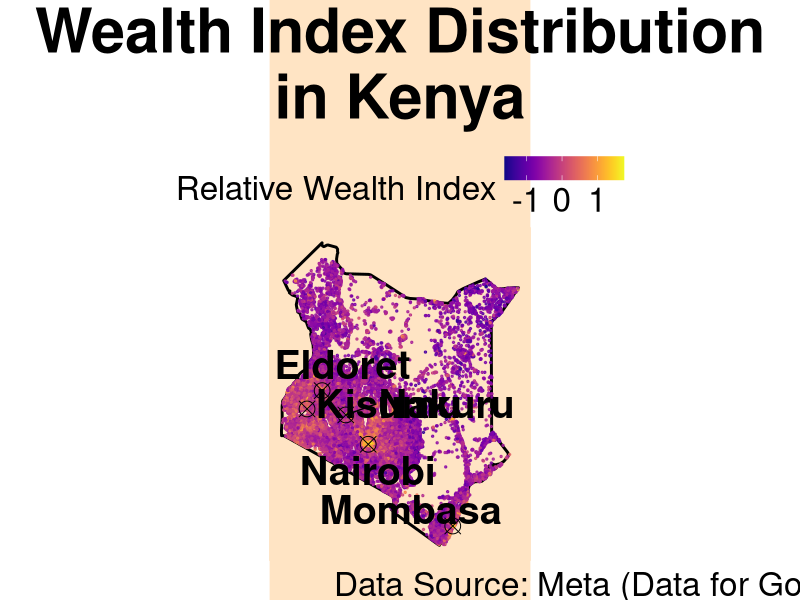
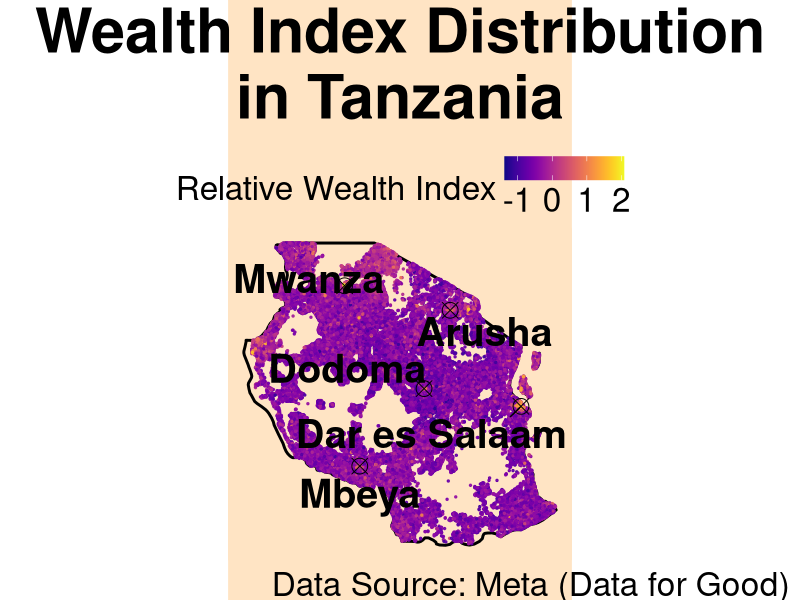
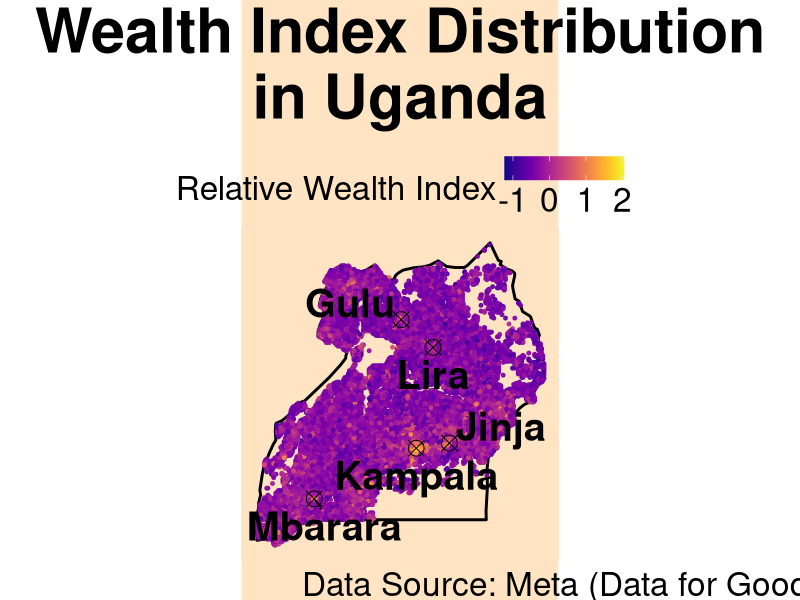
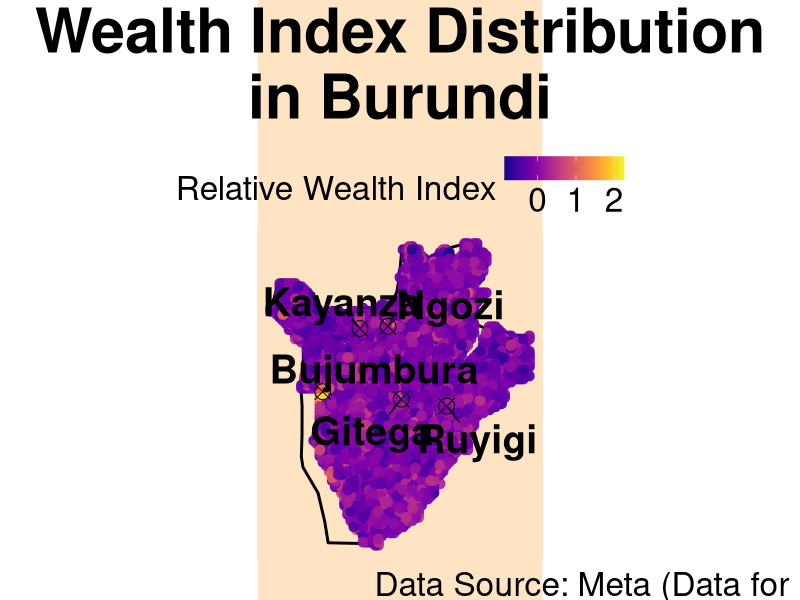
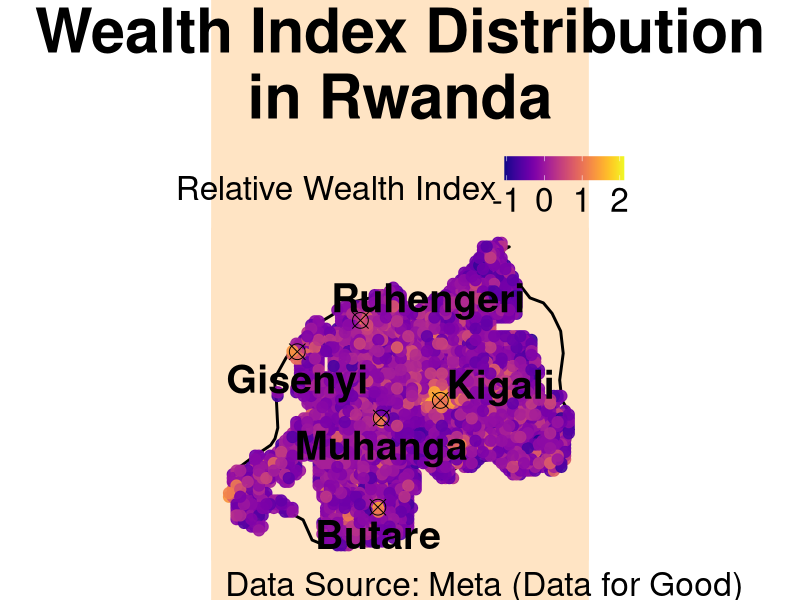
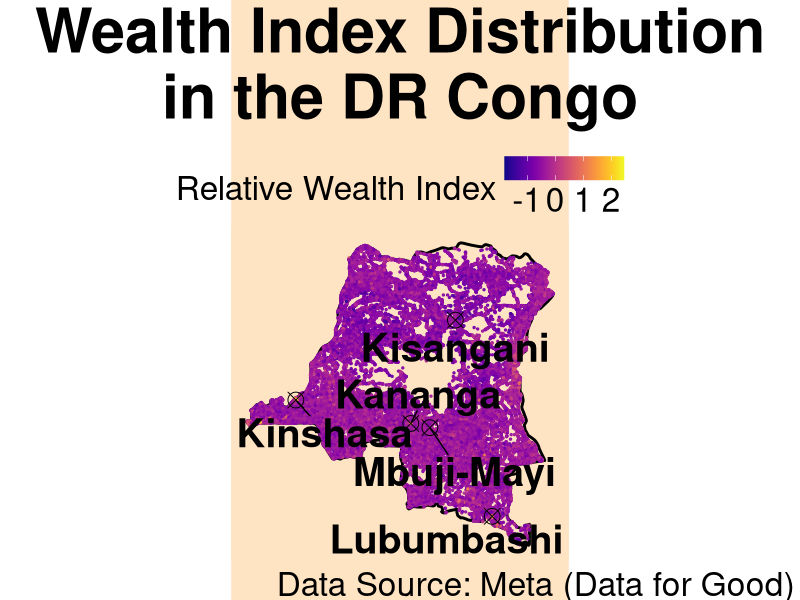
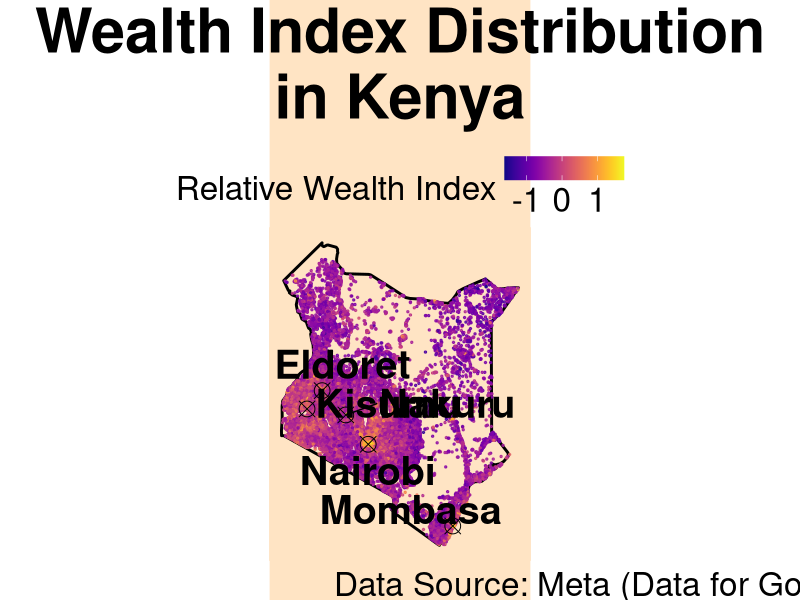
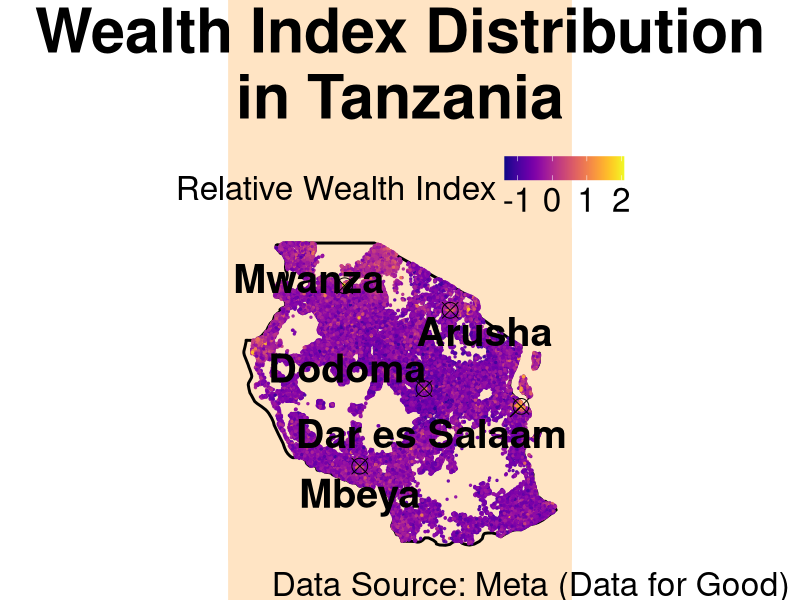

Reproduce these figures in R, in order.
# Relative Wealth Index - East Africa
# using the Meta DataforGood dataset

# Install necessary packages
# install.packages(c("ggplot2", "sf", "viridis", "rnaturalearth", "rnaturalearthdata"))

# Load the libraries
library(ggplot2)
library(sf)
library(ggrepel)
library(viridis)
library(rnaturalearth)
library(rnaturalearthdata)

# Kenya

# Read the CSV file
ken_data <- read.csv("sub_pro_20_relative_wealth_index/data/ken_relative_wealth_index.csv")

# Convert the data to an sf object
ken_data_sf <- st_as_sf(ken_data, coords = c("longitude", "latitude"), crs = 4326)

# Kenya country borders
kenya <- ne_countries(scale = "medium", country = "Kenya", returnclass = "sf")

# Create a data frame with major Kenyan towns
major_towns_kenya <- data.frame(
  name = c("Nairobi", "Mombasa", "Kisumu", "Nakuru", "Eldoret"),
  longitude = c(36.8219, 39.6682, 34.7617, 36.0667, 35.2699),
  latitude = c(-1.2921, -4.0435, -0.1022, -0.3031, 0.5143)
)

# Map of Kenya

ggplot() +
  geom_sf(data = kenya, fill = NA, color = "black", linewidth = 1) + # Add Kenya borders
  geom_point(data = ken_data, aes(x = longitude, y = latitude, color = rwi), size = 0.5, alpha = 0.8) +
  geom_text_repel(data = major_towns_kenya, aes(x = longitude, y = latitude, label = name), 
            color = "black", fontface = "bold", check_overlap = TRUE, size = 10, vjust = 1.5) +
  geom_point(data = major_towns_kenya, aes(x = longitude, y = latitude), 
             color = "black", size = 5, shape = 13) +
  scale_color_viridis(option = "plasma") +
  theme_void() +
  labs(title = "Wealth Index Distribution\nin Kenya",
       subtitle = "",
       caption = "Data Source: Meta (Data for Good)",
       color = "Relative Wealth Index") +
  theme(plot.title = element_text(family="Helvetica", face="bold", size = 44, hjust = 0.5),
        #plot.subtitle = element_text(family="Helvetica", size = 24, hjust = 0.5),
        plot.title.position = 'plot',
        plot.caption = element_text(family = "Helvetica",size = 24, hjust = -0.25, vjust = 0.5),
        plot.caption.position = 'plot',
        plot.background = element_rect(fill = "bisque1", colour = "bisque1"),
        panel.background = element_rect(fill = "bisque1", colour = "bisque1"),
        legend.title = element_text(family="Helvetica", size = 24),
        legend.text = element_text(size = 24), 
        legend.position = "top")

ggsave("sub_pro_20_relative_wealth_index/images/kenya.png", width = 12, height = 12, dpi = 72)

# Tanzania

# Read the CSV file
tza_data <- read.csv("sub_pro_20_relative_wealth_index/data/tza_relative_wealth_index.csv")

# Convert the data to an sf object
tza_data_sf <- st_as_sf(tza_data, coords = c("longitude", "latitude"), crs = 4326)

# Tanzania country borders
tanzania <- ne_countries(scale = "medium", country = "United Republic of Tanzania", returnclass = "sf")

# Create a data frame with major Tanzanian towns
major_towns_tanzania <- data.frame(
  name = c("Dodoma", "Dar es Salaam", "Mwanza", "Arusha", "Mbeya"),
  latitude = c(-6.1630, -6.7924, -2.5164, -3.3869, -8.9094),
  longitude = c(35.7516, 39.2083, 32.9175, 36.6828, 33.4582)
)

# Map of Tanzania

ggplot() +
  geom_sf(data = tanzania, fill = NA, color = "black", linewidth = 1) + # Add Tanzania borders
  geom_point(data = tza_data, aes(x = longitude, y = latitude, color = rwi), size = 0.5, alpha = 0.9) +
  geom_text_repel(data = major_towns_tanzania, aes(x = longitude, y = latitude, label = name), 
                  color = "black", fontface = "bold", check_overlap = TRUE, size = 10, vjust = 1.5) +
  geom_point(data = major_towns_tanzania, aes(x = longitude, y = latitude), 
             color = "black", size = 5, shape = 13) +
  scale_color_viridis(option = "plasma") +
  theme_void() +
  labs(title = "Wealth Index Distribution\nin Tanzania",
       subtitle = "",
       caption = "Data Source: Meta (Data for Good)",
       color = "Relative Wealth Index") +
  theme(plot.title = element_text(family="Helvetica", face="bold", size = 44, hjust = 0.5),
        #plot.subtitle = element_text(family="Helvetica", size = 24, hjust = 0.5),
        plot.title.position = 'plot',
        plot.caption = element_text(family = "Helvetica",size = 24, hjust = -0.25, vjust = 0.5),
        plot.caption.position = 'plot',
        plot.background = element_rect(fill = "bisque1", colour = "bisque1"),
        panel.background = element_rect(fill = "bisque1", colour = "bisque1"),
        legend.title = element_text(family="Helvetica", size = 24),
        legend.text = element_text(size = 24), 
        legend.position = "top")

ggsave("sub_pro_20_relative_wealth_index/images/tanzania.png", width = 12, height = 12, dpi = 72)


# Uganda

# Read the CSV file
uga_data <- read.csv("sub_pro_20_relative_wealth_index/data/uga_relative_wealth_index.csv")

# Convert the data to an sf object
uga_data_sf <- st_as_sf(uga_data, coords = c("longitude", "latitude"), crs = 4326)

# Uganda country borders
uganda <- ne_countries(scale = "medium", country = "Uganda", returnclass = "sf")

# Create a data frame with major Ugandan towns
major_towns_uganda <- data.frame(
    name = c("Kampala", "Gulu", "Lira", "Jinja", "Mbarara"),
    latitude = c(0.3476, 2.7716, 2.2491, 0.4443, -0.6072),
    longitude = c(32.5825, 32.2989, 32.8998, 33.2086, 30.6580)
  )

# Map of Uganda

ggplot() +
  geom_sf(data = uganda, fill = NA, color = "black", linewidth = 1) + # Add Uganda borders
  geom_point(data = uga_data, aes(x = longitude, y = latitude, color = rwi), size = 1, alpha = 0.9) +
  geom_text_repel(data = major_towns_uganda, aes(x = longitude, y = latitude, label = name), 
                  color = "black", fontface = "bold", check_overlap = TRUE, size = 10, vjust = 1.5) +
  geom_point(data = major_towns_uganda, aes(x = longitude, y = latitude), 
             color = "black", size = 5, shape = 13) +
  scale_color_viridis(option = "plasma") +
  theme_void() +
  labs(title = "Wealth Index Distribution\nin Uganda",
       subtitle = "",
       caption = "Data Source: Meta (Data for Good)",
       color = "Relative Wealth Index") +
  theme(plot.title = element_text(family="Helvetica", face="bold", size = 44, hjust = 0.5),
        #plot.subtitle = element_text(family="Helvetica", size = 24, hjust = 0.5),
        plot.title.position = 'plot',
        plot.caption = element_text(family = "Helvetica",size = 24, hjust = -0.3, vjust = 0.5),
        plot.caption.position = 'plot',
        plot.background = element_rect(fill = "bisque1", colour = "bisque1"),
        panel.background = element_rect(fill = "bisque1", colour = "bisque1"),
        legend.title = element_text(family="Helvetica", size = 24),
        legend.text = element_text(size = 24), 
        legend.position = "top")

ggsave("sub_pro_20_relative_wealth_index/images/uganda.png", width = 12, height = 12, dpi = 72)


# Burundi

# Read the CSV file
bdi_data <- read.csv("sub_pro_20_relative_wealth_index/data/bdi_relative_wealth_index.csv")

# Convert the data to an sf object
bdi_data_sf <- st_as_sf(bdi_data, coords = c("longitude", "latitude"), crs = 4326)

# Burundi country borders
burundi <- ne_countries(scale = "medium", country = "Burundi", returnclass = "sf")

# Create a data frame with major Burundian towns
major_towns_burundi <- data.frame(
  name = c("Bujumbura", "Gitega", "Ngozi", "Ruyigi", "Kayanza"),
  latitude = c(-3.3731, -3.4264, -2.9075, -3.4753, -2.9227),
  longitude = c(29.3644, 29.9246, 29.8301, 30.2485, 29.6295)
)

# Map of Burundi

ggplot() +
  geom_sf(data = burundi, fill = NA, color = "black", linewidth = 1) + # Add Burundi borders
  geom_point(data = bdi_data, aes(x = longitude, y = latitude, color = rwi), size = 3, alpha = 0.9) +
  geom_text_repel(data = major_towns_burundi, aes(x = longitude, y = latitude, label = name), 
                  color = "black", fontface = "bold", check_overlap = TRUE, size = 10, vjust = 1.5) +
  geom_point(data = major_towns_burundi, aes(x = longitude, y = latitude), 
             color = "black", size = 5, shape = 13) +
  scale_color_viridis(option = "plasma") +
  theme_void() +
  labs(title = "Wealth Index Distribution\nin Burundi",
       subtitle = "",
       caption = "Data Source: Meta (Data for Good)",
       color = "Relative Wealth Index") +
  theme(plot.title = element_text(family="Helvetica", face="bold", size = 44, hjust = 0.5),
        #plot.subtitle = element_text(family="Helvetica", size = 24, hjust = 0.5),
        plot.title.position = 'plot',
        plot.caption = element_text(family = "Helvetica",size = 24, hjust = -0.5, vjust = 0.5),
        plot.caption.position = 'plot',
        plot.background = element_rect(fill = "bisque1", colour = "bisque1"),
        panel.background = element_rect(fill = "bisque1", colour = "bisque1"),
        legend.title = element_text(family="Helvetica", size = 24),
        legend.text = element_text(size = 24), 
        legend.position = "top")

ggsave("sub_pro_20_relative_wealth_index/images/burundi.png", width = 12, height = 12, dpi = 72)


# Rwanda

# Read the CSV file
rwa_data <- read.csv("sub_pro_20_relative_wealth_index/data/rwa_relative_wealth_index.csv")

# Convert the data to an sf object
rwa_data_sf <- st_as_sf(rwa_data, coords = c("longitude", "latitude"), crs = 4326)

# Rwanda country borders
rwanda <- ne_countries(scale = "medium", country = "Rwanda", returnclass = "sf")

# Create a data frame with major Rwandan towns
major_towns_rwanda <- data.frame(
  name = c("Kigali", "Butare", "Gisenyi", "Ruhengeri", "Muhanga"),
  latitude = c(-1.9706, -2.5985, -1.6840, -1.4998, -2.0736),
  longitude = c(30.1044, 29.7370, 29.2625, 29.6342, 29.7565)
)

# Map of Rwanda

ggplot() +
  geom_sf(data = rwanda, fill = NA, color = "black", linewidth = 1) + # Add Rwanda borders
  geom_point(data = rwa_data, aes(x = longitude, y = latitude, color = rwi), size = 3.5, alpha = 0.9) +
  geom_text_repel(data = major_towns_rwanda, aes(x = longitude, y = latitude, label = name), 
                  color = "black", fontface = "bold", check_overlap = TRUE, size = 10, vjust = 1.5) +
  geom_point(data = major_towns_rwanda, aes(x = longitude, y = latitude), 
             color = "black", size = 5, shape = 13) +
  scale_color_viridis(option = "plasma") +
  theme_void() +
  labs(title = "Wealth Index Distribution\nin Rwanda",
       subtitle = "",
       caption = "Data Source: Meta (Data for Good)",
       color = "Relative Wealth Index") +
  theme(plot.title = element_text(family="Helvetica", face="bold", size = 44, hjust = 0.5),
        #plot.subtitle = element_text(family="Helvetica", size = 24, hjust = 0.5),
        plot.title.position = 'plot',
        plot.caption = element_text(family = "Helvetica",size = 24, hjust = -0.1, vjust = 0.5),
        plot.caption.position = 'plot',
        plot.background = element_rect(fill = "bisque1", colour = "bisque1"),
        panel.background = element_rect(fill = "bisque1", colour = "bisque1"),
        legend.title = element_text(family="Helvetica", size = 24),
        legend.text = element_text(size = 24), 
        legend.position = "top")

ggsave("sub_pro_20_relative_wealth_index/images/rwanda.png", width = 12, height = 12, dpi = 72)


# DR Congo

# Read the CSV file
cod_data <- read.csv("sub_pro_20_relative_wealth_index/data/cod_relative_wealth_index.csv")

# Convert the data to an sf object
cod_data_sf <- st_as_sf(cod_data, coords = c("longitude", "latitude"), crs = 4326)

# Democratic Republic of the Congo country borders
drcongo <- ne_countries(scale = "medium", country = "Democratic Republic of the Congo", returnclass = "sf")

# Create a data frame with major Democratic Republic of the Congo towns
major_towns_cod <- data.frame(
  name = c("Kinshasa", "Lubumbashi", "Mbuji-Mayi", "Kananga", "Kisangani"),
  latitude = c(-4.4419, -11.6600, -6.1573, -5.8962, 0.5153),
  longitude = c(15.2663, 27.4794, 23.6045, 22.4166, 25.1900)
)

# Map of DR Congo

ggplot() +
  geom_sf(data = drcongo, fill = NA, color = "black", linewidth = 1) + # Add DR Congo borders
  geom_point(data = cod_data, aes(x = longitude, y = latitude, color = rwi), size = 0.5, alpha = 0.9) +
  geom_text_repel(data = major_towns_cod, aes(x = longitude, y = latitude, label = name), 
                  color = "black", fontface = "bold", check_overlap = TRUE, size = 10, vjust = 1.5) +
  geom_point(data = major_towns_cod, aes(x = longitude, y = latitude), 
             color = "black", size = 5, shape = 13) +
  scale_color_viridis(option = "plasma") +
  theme_void() +
  labs(title = "Wealth Index Distribution\nin the DR Congo",
       subtitle = "",
       caption = "Data Source: Meta (Data for Good)",
       color = "Relative Wealth Index") +
  theme(plot.title = element_text(family="Helvetica", face="bold", size = 44, hjust = 0.5),
        #plot.subtitle = element_text(family="Helvetica", size = 24, hjust = 0.5),
        plot.title.position = 'plot',
        plot.caption = element_text(family = "Helvetica",size = 24, hjust = -0.25, vjust = 0.5),
        plot.caption.position = 'plot',
        plot.background = element_rect(fill = "bisque1", colour = "bisque1"),
        panel.background = element_rect(fill = "bisque1", colour = "bisque1"),
        legend.title = element_text(family="Helvetica", size = 24),
        legend.text = element_text(size = 24), 
        legend.position = "top")

ggsave("sub_pro_20_relative_wealth_index/images/drcongo.png", width = 12, height = 12, dpi = 72)
